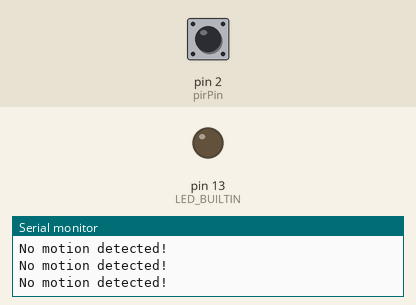
The sketch below on a simulated Arduino Uno, built with avr-gcc and run on an emulated ATmega328P. Parts: output pins drawn as LEDs (lit = HIGH), the last lines printed to the serial monitor. Dashed ring = blinking. The inputs (shaded band) are chosen by the test bench; at power-on: pin 2 (pirPin) LOW.

Above: at 1.2 s.
1.3 s: pin 2 (pirPin) driven HIGH
At 1.6 s:
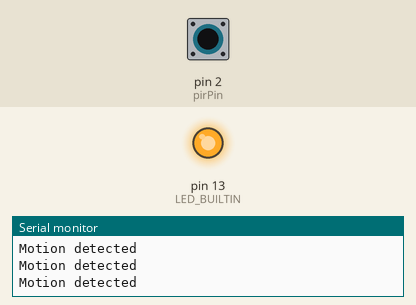
2.8 s: pin 2 (pirPin) driven LOW
At 4.2 s:
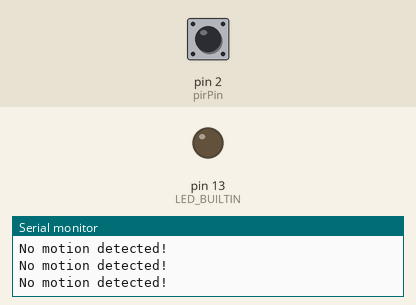
5.8 s: pin 2 (pirPin) pulsed HIGH 2 times (0.12 s each, 0.3 s apart)
At 6.16 s:
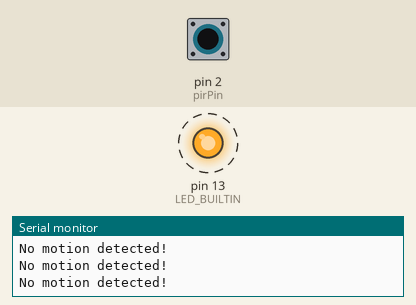
9.4 s: pin 2 (pirPin) pulsed HIGH 5 times (0.12 s each, 0.3 s apart)
At 11.2 s:
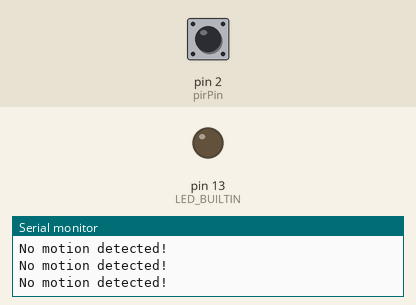
Timing chart, 0 to 12.7 s (numbered marks = the images above; inputs shaded):
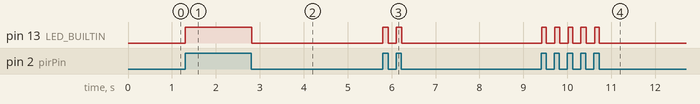

Measured:
- after the input at 1.3 s, pin 13 (LED_BUILTIN): LOW → HIGH at once
- after the input at 2.8 s, pin 13 (LED_BUILTIN): HIGH → LOW at once
- after the input at 5.8 s, pin 13 (LED_BUILTIN): alternates HIGH for 0.12 s and LOW for 0.17 s, 4 changes in all, then stays LOW, starting at once
- after the input at 9.4 s, pin 13 (LED_BUILTIN): alternates HIGH for 0.11 s and LOW for 0.20 s, 10 changes in all, then stays LOW, starting at once

The sketch:

code.ino
```cpp
// Define the input pin for the PIR sensor
int pirPin = 2;

void setup() {
  // Set the pin mode of the built-in LED to output
  pinMode(LED_BUILTIN, OUTPUT);

  // Set the pin mode of the PIR sensor input to input
  pinMode(pirPin, INPUT);

  // Start the serial communication at a baud rate of 9600
  Serial.begin(9600);
}

void loop() {
  // Read the state of the PIR sensor
  int pirState = digitalRead(pirPin);

  // If motion is detected, turn on the built-in LED
  if (pirState == HIGH) {
    digitalWrite(LED_BUILTIN, HIGH);
    // Print the state of the PIR sensor to the serial monitor
    Serial.println("Motion detected");
  } else {
    // If no motion is detected, turn off the built-in LED
    digitalWrite(LED_BUILTIN, LOW);
    // Print the state of the PIR sensor to the serial monitor
    Serial.println("No motion detected!");
  }
}
```
